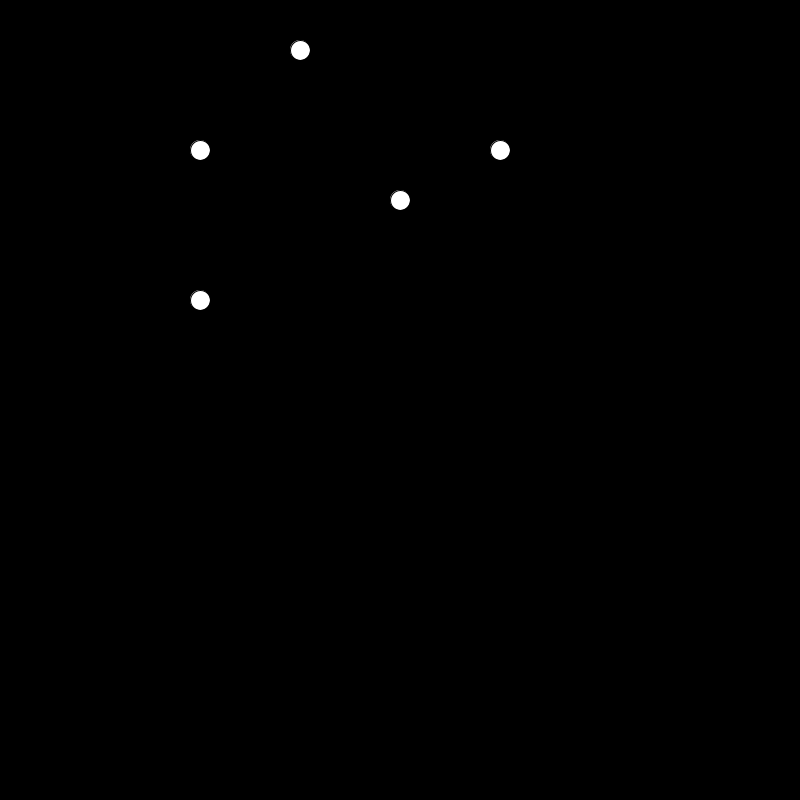
Frame 1 (no input)
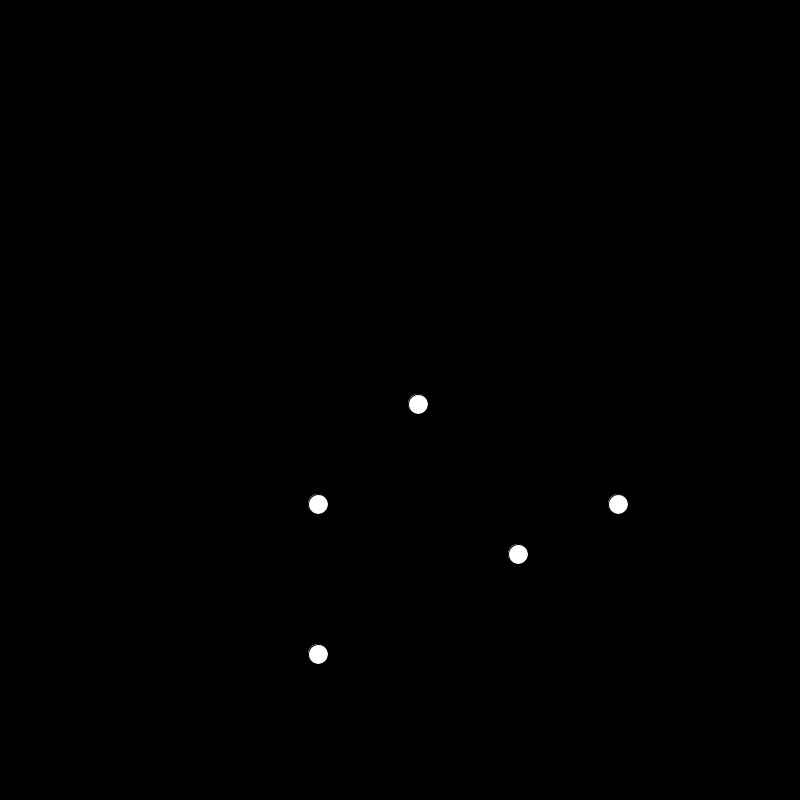
Frame 60 (the mouse pressed at the canvas centre just before this capture)
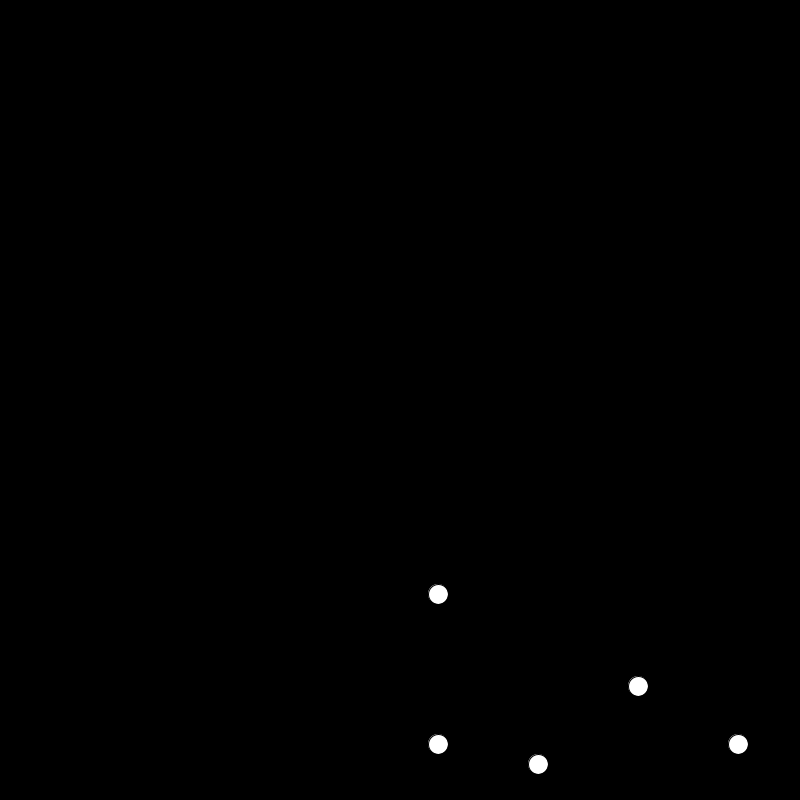
Frame 120 (the mouse held since frame 60 and released just before this capture)

The Processing sketch that drew these frames (run headless with seeded random() and noise(); from frame 60 on, the mouse is pressed at the canvas centre):

// Processing sketch: bouncing_balls
// ── bouncing_balls.pde

Ball[] listOfBalls;

void setup() {
  
  size(800, 800);
  smooth();
 
  
  listOfBalls = new Ball[5];
  listOfBalls[0] = new Ball(200, 150);
  listOfBalls[1] = new Ball(300, 50);
  listOfBalls[2] = new Ball(200, 300);
  listOfBalls[3] = new Ball(400, 200);
  listOfBalls[4] = new Ball(500, 150);
  
}

void draw() {
  
   background(0);
   for (int i = 0; i < listOfBalls.length; i++) {
     listOfBalls[i].existAndBehave();
   }
  
}
// ── Ball.pde
class Ball {

  int startX;
  int startY;
  int speedOfXMovement = 2;
  int speedOfYMovement = 6;
  
  public Ball(int x, int y) {
    startX = x;
    startY = y;
  }
  
  
  void existAndBehave() {
  display();
  move();
  bounce();
  
  }
  
  void move(){
     
    startX += speedOfXMovement;
    startY += speedOfYMovement;
    
  }
  
  void bounce() {
    
    if(startX >= width || startX <= 0) {
      speedOfXMovement *= -1;
    }
    
    if(startY >= width || startY <= 0) {
      speedOfYMovement *= -1;
    }
    
  }
  
  void display(){
   
    ellipse(startX, startY, 20, 20);
    
  }
  
}
